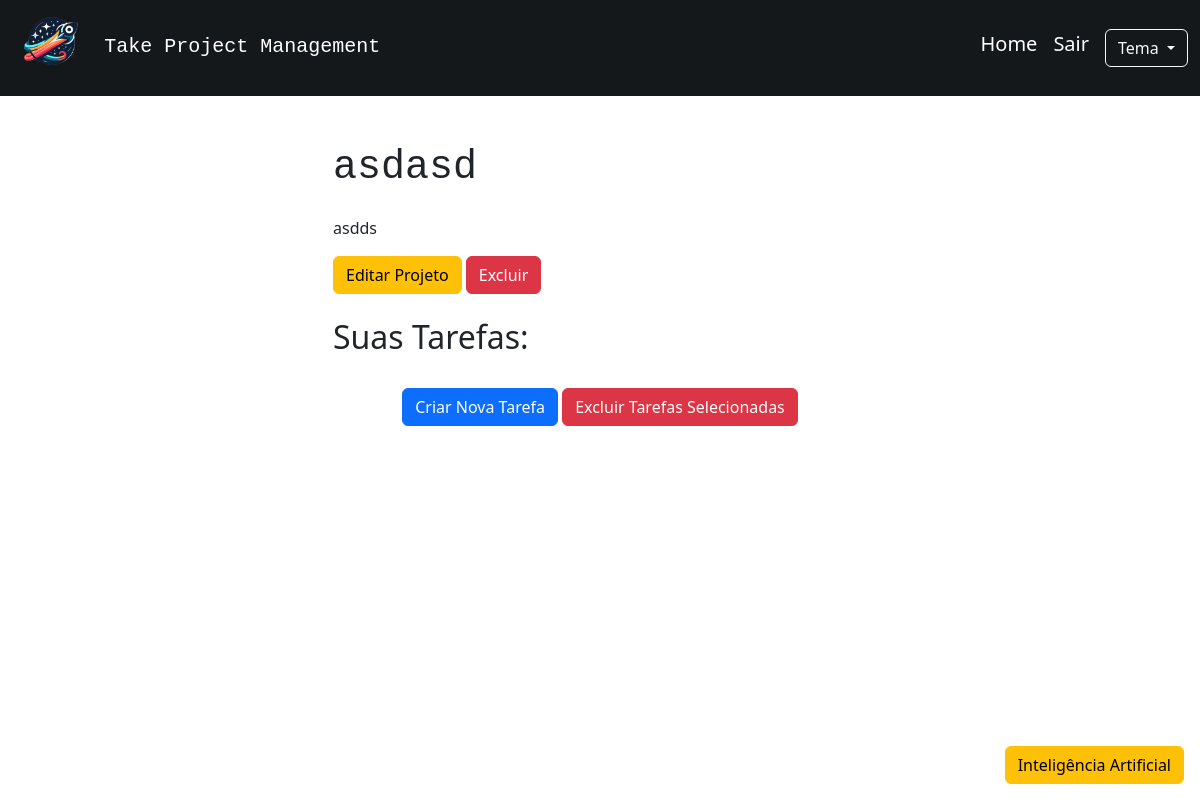
The app's page /projeto/2 (signed in), older data.
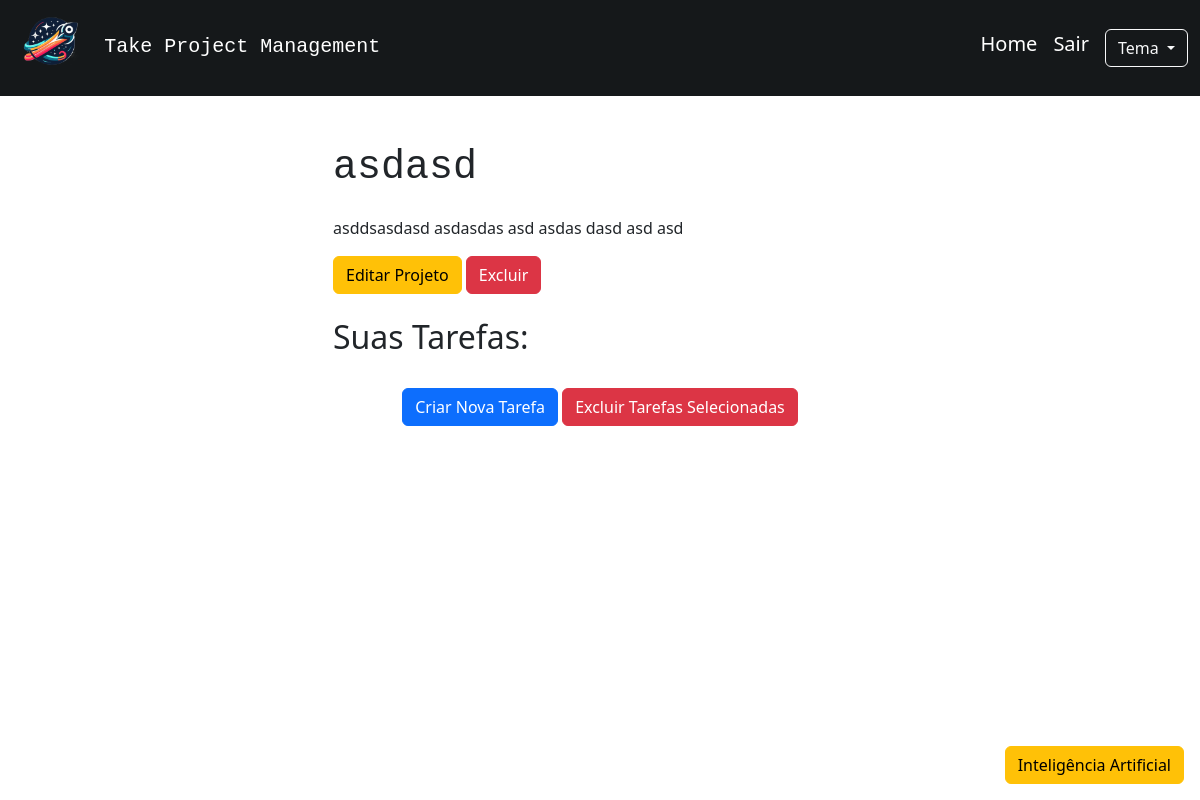
The same page, newer data.
### app.py (models this page shows, shortened)
class Projeto(db.Model):
    __tablename__ = 'projeto'
    id = db.Column(db.Integer, primary_key=True)
    nome_projeto = db.Column(db.String(80), nullable=False)
    descricao_projeto = db.Column(db.String())
    usuario_id = db.Column(db.Integer, db.ForeignKey('usuario.id'), nullable=False)
    usuario = db.relationship('Usuario', backref=db.backref('projetos', lazy=True))
    tarefas = db.relationship('Tarefa', backref='projeto_rel', cascade="all, delete-orphan", lazy=True)

### app.py (the view)
@app.route('/projeto/<int:projeto_id>', methods=['GET'])
def projeto_especifico(projeto_id):
    if not ('usuario_id' in session):
        flash('Você precisa estar logado para acessar esta página', 'warning')
        return redirect(url_for('index'))
    if not VerificarPermissoes.verificar_permissao_projeto(projeto_id):
        return redirect(url_for('index'))
    projeto = Projeto.query.get(projeto_id)
    if not projeto:
        flash('O projeto especificado não foi encontrado', 'danger')
        return redirect(url_for('index'))
    return render_template('projeto_especifico.html', projeto=projeto)

### app.py (called while the page is built)
    @staticmethod
    def verificar_permissao_projeto(projeto_id):
        projeto = Projeto.query.filter_by(id=projeto_id, usuario_id=session['usuario_id']).first()
        if not projeto:
            flash('Você não tem permissão para acessar este projeto.', 'danger')
            return False
        return True

### templates/projeto_especifico.html (shortened to what this page needs)
{% extends 'base.html' %}
{% block content %}
<div class="container">
    <div class="row justify-content-center">
        <div class="col-md-6">
            <h1 class="mb-4 font-monospace">{{ projeto.nome_projeto }}</h1>
            <p class="card-text ">{% if projeto.descricao_projeto %} {{ projeto.descricao_projeto }} {% endif %}</p>
            <button type="button" class="btn btn-warning" data-bs-toggle="modal" data-bs-target="#modalEditarProjeto{{ projeto.id }}">
                Editar Projeto
            </button>
            <button type="button" class="btn btn-danger" data-bs-toggle="modal" data-bs-target="#modalExcluirProjeto{{ projeto.id }}">
                Excluir
            </button>
            <h2 class="mt-4">Suas Tarefas:</h2>
            <div class="list-group">
                <form action=" {{ url_for('excluir_tarefas_selecionadas', projeto_id=projeto.id) }}" method="POST" id="formExcluirTarefas">
                    <div class="text-center mt-4">
                        <button type="button" class="btn btn-primary" data-bs-toggle="modal" data-bs-target="#modalCriarTarefa">Criar Nova Tarefa</button>
                        <button type="button" class="btn btn-danger" id="btnAbrirModalExclusao">Excluir Tarefas Selecionadas</button>
                    </div>
                </form>
            </div>
        </div>
    </div>
</div>
<div class="position-fixed bottom-0 end-0 m-3">
    <button type="button" class="btn btn-warning" data-bs-toggle="modal" data-bs-target="#modalAcoesIA">
        Inteligência Artificial
    </button>
</div>
{% endblock %}

Row changes from the older to the newer data that the page shows:
changed Projeto "asdasd": descricao_projeto "asdds" → "asddsasdasd asdasdas asd asdas dasd asd asd"
